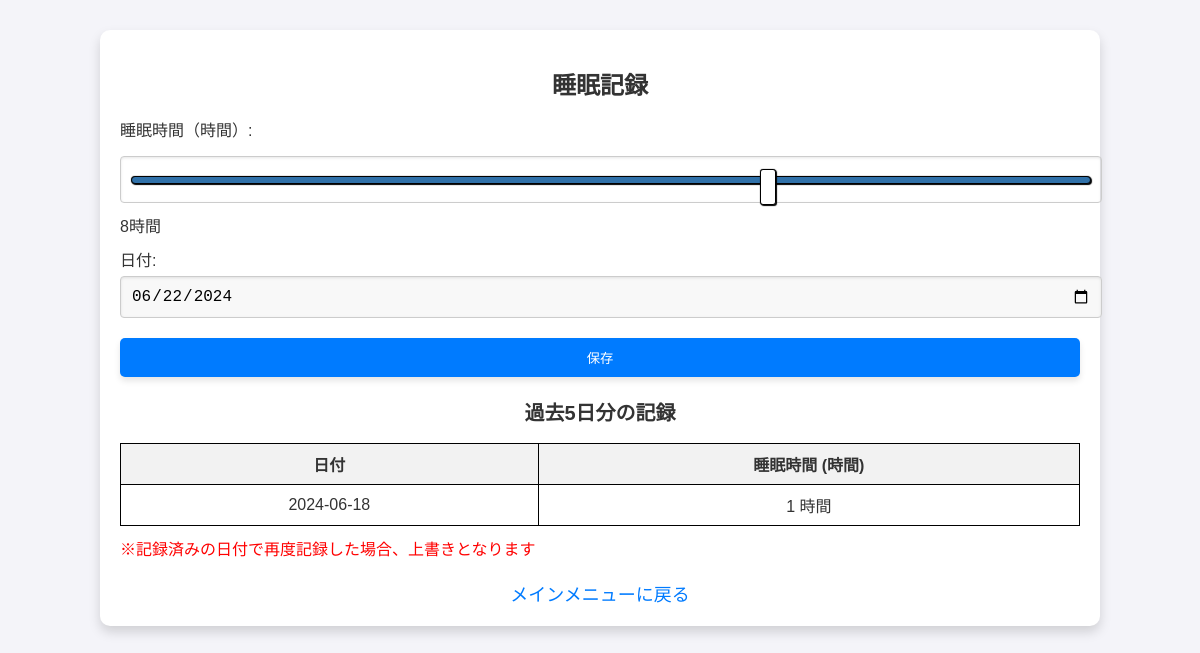
The page /accounts/sleep_record/ (signed in) on the database as committed earlier.
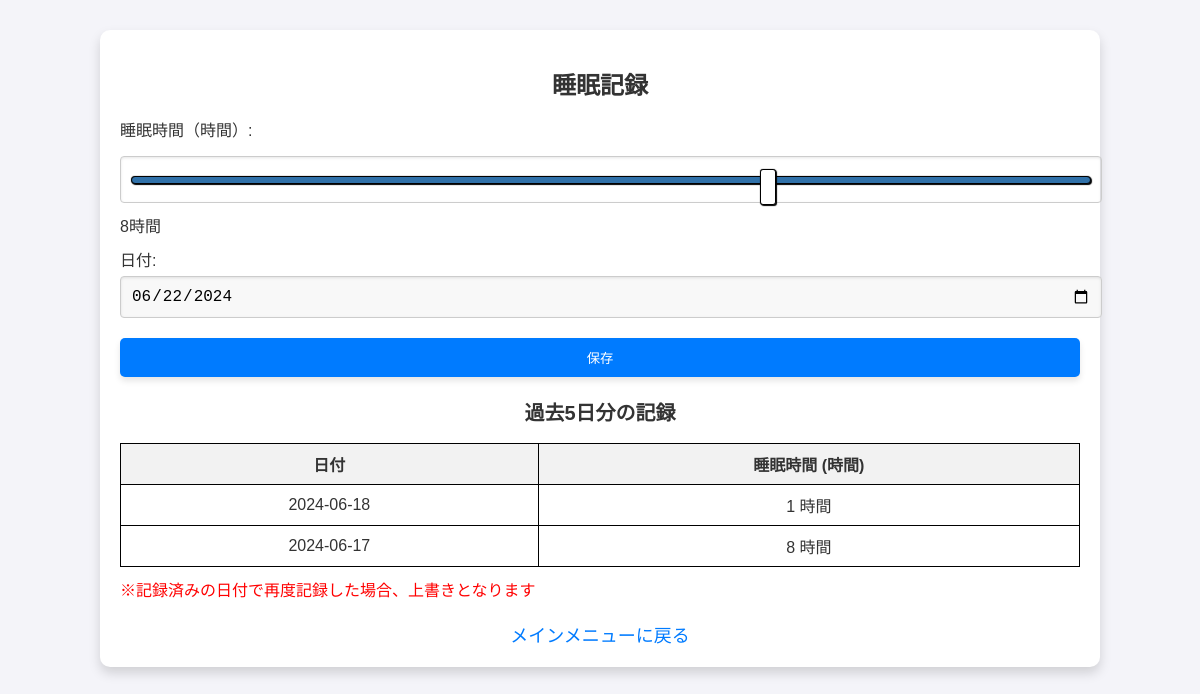
The same page on the database as committed later.
### myapp/models.py (models this page shows, shortened)
class SleepRecord(models.Model):
    user = models.ForeignKey(CustomUser, on_delete=models.CASCADE, verbose_name=_('ユーザー'))
    date = models.DateField(_('日付'))
    duration = models.IntegerField(_('睡眠時間（分）'))
    quality = models.CharField(_('睡眠の質'), max_length=100, blank=True, null=True)
    class Meta:
        unique_together = ('user', 'date')

### myapp/views.py (the view)
# urls.py: path('sleep_record/', views.sleep_record, name='sleep_record'),
@login_required
def sleep_record(request):
    today = date.today()
    five_days_ago = today - timedelta(days=5)
    if request.method == 'POST':
        form = SleepRecordForm(request.POST)
        if form.is_valid():
            record = form.save(commit=False)
            record.user = request.user
            record.date = today
            record.save()
            return redirect('myapp:sleep_record')
    else:
        form = SleepRecordForm(initial={'date': today})
    sleep_records = SleepRecord.objects.filter(
        user=request.user,
        date__gte=five_days_ago
    ).order_by('-date')
    return render(request, 'sleep_record.html', {
        'form': form,
        'sleep_records': sleep_records,
        'today': today
    })

### myapp/forms.py
class SleepRecordForm(forms.ModelForm):
    class Meta:
        model = SleepRecord
        fields = ['date', 'duration', 'quality']
        labels = {
            'date': '日付',
            'duration': '時間',
            'quality': '睡眠の質'
        }

### myapp/authentication.py (called while the page is built)
    def get_user(self, user_id):
        UserModel = get_user_model()
        try:
            return UserModel.objects.get(pk=user_id)
        except UserModel.DoesNotExist:
            return None

### myapp/templates/sleep_record.html (shortened to what this page needs)
<!DOCTYPE html>
<html lang="ja">
<head>
    {% load static %}
    <link rel="stylesheet" href="{% static 'css/styles.css' %}">
</head>
<body class="body-background sleep-record">
    <div class="container">
        <h1 class="title">睡眠記録</h1>
        <form method="post" action="{% url 'myapp:submit_sleep_record' %}" class="form-group">
            <label for="duration" class="form-label">睡眠時間（時間）:</label>
            <input type="range" id="duration" name="duration" min="0" max="12" value="8" class="input-range">
            <span id="durationDisplay" class="duration-display">8時間</span>
            <div class="form-group">
                <label for="record_date">日付:</label>
                <input type="date" id="record_date" name="date" required value="{{ today|date:'Y-m-d' }}">
            </div>
            <button type="submit" class="button">保存</button>
        </form>
        <h2>過去5日分の記録</h2>
        <table>
            <thead>
                <tr>
                    <th>日付</th>
                    <th>睡眠時間 (時間)</th>
                </tr>
            </thead>
            <tbody>
                {% for record in sleep_records %}
                <tr>
                    <td>{{ record.date|date:"Y-m-d" }}</td>
                    <td>{{ record.duration }} 時間</td>
                </tr>
                {% empty %}
                <tr>
                    <td colspan="2">記録がありません。</td>
                </tr>
                {% endfor %}
            </tbody>
        </table>
        <p class="alert">※記録済みの日付で再度記録した場合、上書きとなります</p>
        <div class="text-center">
            <a href="{% url 'myapp:main_menu' %}" class="back-link">メインメニューに戻る</a>
        </div>
    </div>
</body>
</html>

### static/css/styles.css (style rules this page uses)
body, html { font-family: 'Arial', sans-serif; background-color: #f4f4f9; color: #333; margin: 0; padding: 0; font-size: 16px; }
h1, h2 { color: #333; text-align: center; font-weight: bold; }
h1 { font-size: 24px; }
h2 { font-size: 20px; }
.container, .login-container, .menu-container { width: 100%; max-width: 960px; margin: 30px auto; padding: 20px; background-color: #ffffff; box-shadow: 0 6px 12px rgba(0, 0, 0, 0.15); border-radius: 10px; }
a, .menu-list a { color: #5c67f2; text-decoration: none; font-size: 18px; display: block; }
.form-group { margin-bottom: 20px; }
label { display: block; margin-bottom: 5px; }
input[type="text"], input[type="password"], input[type="number"], input[type="date"], input[type="range"] { width: 100%; padding: 10px; border: 1px solid #ccc; border-radius: 4px; box-shadow: inset 0 1px 3px rgba(0, 0, 0, 0.1); }
.button, .btn { width: 100%; padding: 10px 20px; background-color: #007BFF; color: white; border: none; border-radius: 5px; cursor: pointer; box-shadow: 0 4px 6px rgba(0, 0, 0, 0.1); }
input[type="range"] { width: 100%; height: 25px; background-color: #ddd; outline: none; -webkit-appearance: none; margin: 10px 0; transition: background-color 0.3s ease; }
input[type="date"] { padding: 10px; border-radius: 5px; border: 1px solid #ccc; background-color: #f8f8f8; }
input[type="range"] { -webkit-appearance: none; width: 100%; background: transparent; }
input[type="date"] { border: 2px solid #ccc; font-size: 16px; padding: 10px; border-radius: 5px; background-color: #f8f8f8; }
.sleep-record .form-group { margin-bottom: 20px; }
.sleep-record label { display: block; margin-bottom: 5px; }
.sleep-record input[type="range"], .sleep-record input[type="date"] { width: 100%; padding: 10px; border: 1px solid #ccc; border-radius: 4px; box-shadow: inset 0 1px 3px rgba(0, 0, 0, 0.1); }
.sleep-record .button { width: 100%; padding: 10px 20px; background-color: #007BFF; color: white; border: none; border-radius: 5px; cursor: pointer; box-shadow: 0 4px 6px rgba(0, 0, 0, 0.1); }
.sleep-record .back-link { display: block; margin-top: 20px; text-align: center; color: #007BFF; text-decoration: none; }
input[type="range"] { width: 100%; height: 25px; background: transparent; -webkit-appearance: none; margin: 10px 0; transition: background-color 0.3s ease; }

### myapp/templates/sleep_record.html (style rules this page uses)
table { width: 100%; border-collapse: collapse; }
th, td { border: 1px solid black; padding: 8px; text-align: center; }
th { background-color: #f2f2f2; }
.alert { color: red; margin-top: 10px; }

Rows that differ between the two databases and show on the page:
added SleepRecord: date "2024-06-17", duration "8"
